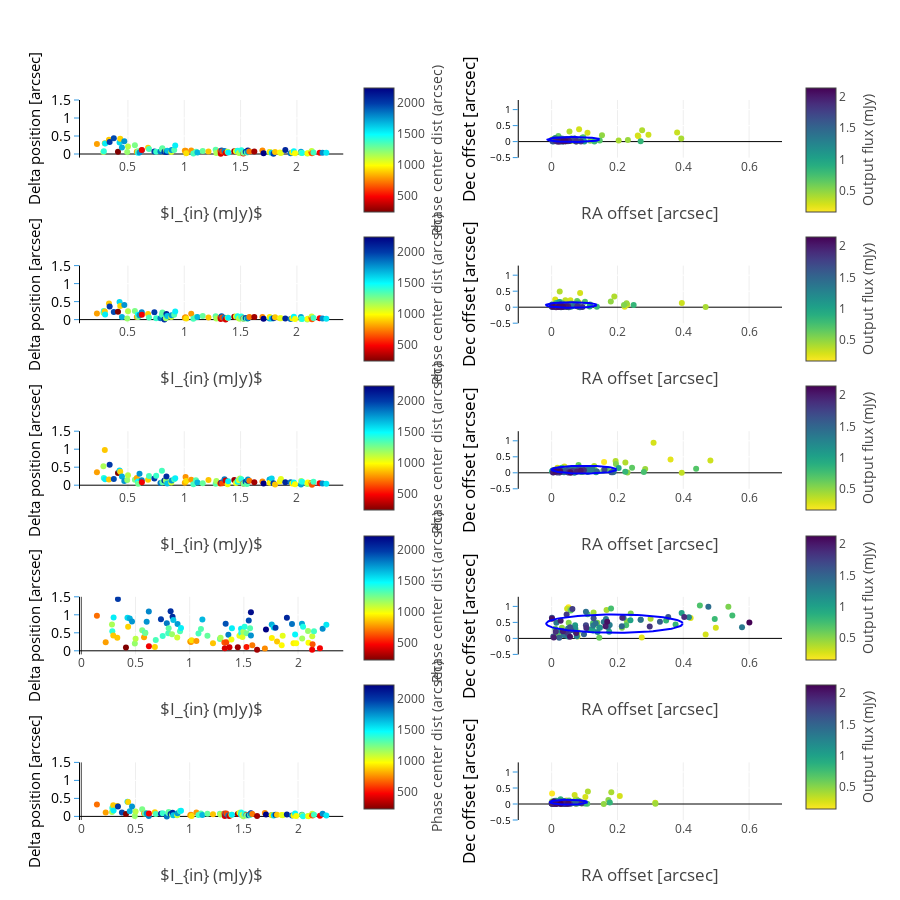

This figure's notebook cell:
### Code cell
data = []
im_titles =[]
for input_model, output_model in sorted(models_compare.items()):
    header = output_model[:-9]
 #   im_titles.append('<b>{:s} Position</b>'.format(header.upper()))
 #   im_titles.append('<b>{:s} Position</b>'.format(header.upper()))

fig = tools.make_subplots(rows=len(models_compare.keys()), cols=2, shared_yaxes=False, print_grid=False,
                          horizontal_spacing = 0.25,
                          vertical_spacing = 0.15,
                          subplot_titles=sorted(im_titles))
j = 0
i = -1
counter = 0
for input_model, output_model in sorted(models_compare.items()):
    i += 1
    counter+=1
    RA_offset = []
    DEC_offset = []
    DELTA_PHASE0 = []
    source_labels = []
    flux_in_data = []
    delta_pos_data = []
    heading = output_model[:-9]
    for n in range(len(results[heading]['flux'])):
        delta_pos_data.append(results[heading]['position'][n][0])
        RA_offset.append(results[heading]['position'][n][1])
        DEC_offset.append(results[heading]['position'][n][2])
        DELTA_PHASE0.append(results[heading]['position'][n][3])
        flux_in_data.append(results[heading]['position'][n][4])
        source_labels.append(results[heading]['position'][n][5])
    zipped_props = zip(delta_pos_data, RA_offset, DEC_offset, DELTA_PHASE0, flux_in_data, source_labels)
    delta_pos_data, RA_offset, DEC_offset, DELTA_PHASE0, flux_in_data, source_labels = zip(
        *sorted(zipped_props, key=lambda x: x[-2]))
    fig.append_trace(go.Scatter(x=np.array(flux_in_data)*unit_scaler, y=np.array(delta_pos_data),
                                mode = 'markers', showlegend=False,
                                text = source_labels, name = '{:s} flux_ratio'.format(header),
                                marker = dict(color = DELTA_PHASE0, showscale=True,
                                              colorscale='Jet', reversescale=True,
                                              colorbar = dict(title='Phase center dist (arcsec)',
                                                              titleside ='right',
                                                              len=PLOT_NUM['colorbar'][PLOTS][2],
                                                              y=PLOT_NUM['colorbar'][PLOTS][1]-j,
                                                              x=0.39)
                                             ),
                                error_y=dict(type='data', #array=flux_out_err_data,
                                             color = 'rgb(158, 63, 221)', visible=True)), i+1, 1)
    fig.append_trace(go.Scatter(x=np.array(RA_offset), y=np.array(DEC_offset),
                                mode = 'markers', showlegend=False,
                                text = source_labels, name = '{:s} flux_ratio'.format(heading),
                                marker = dict(color = np.array(flux_out_data)*unit_scaler, showscale=True,
                                              colorscale='Viridis',
                                              reversescale=True,
                                              colorbar = dict(title='Output flux (mJy)',
                                                              titleside ='right',
                                                              len=PLOT_NUM['colorbar'][PLOTS][2],
                                                              y=PLOT_NUM['colorbar'][PLOTS][1]-j)
                                             ),
                                error_y=dict(type='data',
                                             color = 'rgb(158, 63, 221)', visible=True)), i+1, 2)
    RA_mean = np.mean(RA_offset)
    DEC_mean = np.mean(DEC_offset)
    r1, r2 = np.array(RA_offset).std(), np.array(DEC_offset).std()
    pi, cos, sin = np.pi, np.cos, np.sin
    theta = np.linspace(0,2*pi,len(DEC_offset))
    x1 = RA_mean+(r1*cos(theta))
    y1 = DEC_mean+(r2*sin(theta))
    x2 = RA_mean+(2*r1*cos(theta))
    y2 = DEC_mean+(2*r2*sin(theta))
    x3 = RA_mean+(3*r1*cos(theta))
    y3 = DEC_mean+(3*r2*sin(theta))
    fig.append_trace(go.Scatter(x=x1, y=y1,
                                mode = 'lines', showlegend=False,#True if i == 0 else False,
                                name = '1σ',
                                text = '1σ ~ {:f}'.format(np.sqrt(r1*r2)),
                                marker = dict(color = 'rgb(0, 0, 255)')), i+1, 2)
#    fig.append_trace(go.Scatter(x=x2, y=y2,
#                                mode = 'lines', showlegend=True if i == 0 else False,
#                                name = '2σ',
#                                text = '2σ ~ {:f}'.format(2*np.sqrt(r1*r2)),
#                                marker = dict(color = 'rgb(255, 0, 0)')), i+1, 2)
#    fig.append_trace(go.Scatter(x=x3, y=y3,
#                                mode = 'lines', showlegend=True if i == 0 else False,
#                                name = '3σ',
#                                text = '3σ ~ {:f}'.format(3*np.sqrt(r1*r2)),
#                                marker = dict(color = 'rgb(255, 255, 0)')), i+1, 2)
    fig['layout'].update(title='', height=900, width=900,
                         paper_bgcolor='rgb(255,255,255)', plot_bgcolor=bg_color,
                         legend=dict(xanchor=True, x=1.2,y=1)
                        )
    fig['layout'].update(
        {'yaxis{}'.format(counter+i):YAxis(title=u'Delta position [arcsec]',gridcolor='rgb(255,255,255)',
                                           color='rgb(0,0,0)',
        #                                   range=axis_min_max if _scaley.value else [],
        # range=[-0.1,3.7], # extended
        range=[-0.1,1.5], # point
        tickfont=dict(size=14, color='rgb(0,0,0)'),
        titlefont=dict(size=15),
        showgrid=True,
        showline=True,
        showticklabels=True,
        tickcolor='rgb(51,153,225)',
        ticks='outside',
        zeroline=True)})
    fig['layout'].update(
        {'yaxis{}'.format(counter+i+1):YAxis(title='Dec offset [arcsec]',gridcolor='rgb(255,255,255)',
                                             color='rgb(0,0,0)',
        #                                     range=dec_min_max if _scaley.value else [],
        #  # range=[-0.1,3.7], # extended
        range=[-0.5,1.3], # point
        tickfont=dict(size=10, color='rgb(0,0,0)'),
        titlefont=dict(size=17),
        showgrid=True,
        showline=True,
        showticklabels=True,
        tickcolor='rgb(51,153,225)',
        ticks='outside',
        zeroline=True)})
    fig['layout'].update({'xaxis{}'.format(counter+i):XAxis(title=u'$I_{in} (mJy)$',
                                                            titlefont=dict(size=17),
                                                            zeroline=True, position=0.0, overlaying='x',)})
    fig['layout'].update({'xaxis{}'.format(counter+i+1):XAxis(title='RA offset [arcsec]',
                                                              titlefont=dict(size=17),
                                                              #range=ra_min_max if _scalex.value else [],
                                                              #range=[-1.5, 3.2],
                                                              range=[-0.1, 0.7],
                                                              zeroline=False)})#domain=[0.505, 0.8])})
    fig['layout']['annotations'].update({ 'font':{'size': 10}})
    j+=PLOT_NUM['colorbar'][PLOTS][0]
py.iplot(fig, filename='make-subplots-multiple-with-titles')
